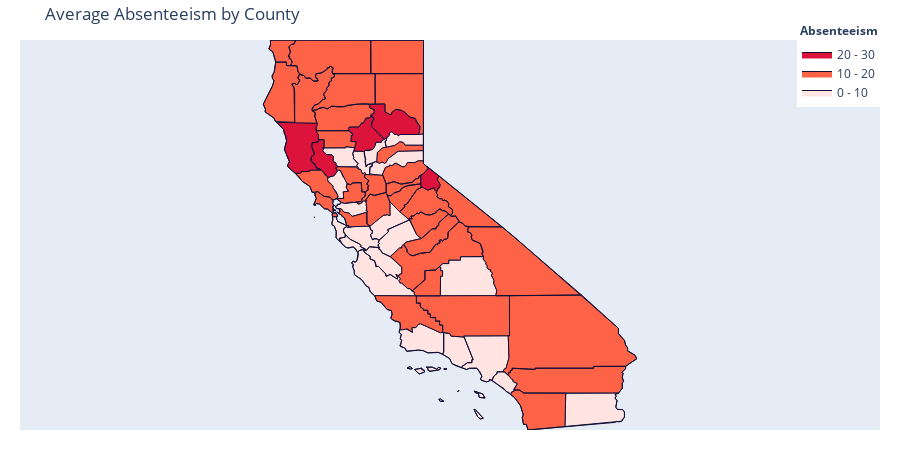

Notebook source saved alongside this figure:
### Code cell
import numpy as np
import pandas as pd
import plotly
import plotly.figure_factory as ff
from plotly.offline import *
from colour import Color
# To initiate ploty to run offline
init_notebook_mode(connected=True)

counties = countydf['code'].tolist()
score = countydf['Absent'].tolist()

heatmap_color = [
    'snow',
    'mistyrose',
    'tomato',    
    'crimson',   
    'darkred'
]


endpts = list(range(0,40,10))


fig = ff.create_choropleth(
      fips = counties, values = score, colorscale = heatmap_color,
      show_state_data = True, scope = ['CA'],
      binning_endpoints=endpts,
      show_hover=True,
      county_outline={'color': 'rgb(15,15,55)', 'width': 1},
      state_outline={'color': 'rgb(15,15,55)', 'width': 1},
      legend_title='Absenteeism', title='Average Absenteeism by County'
   )


iplot(fig)
# plotly.offline.plot(fig, filename='cali_absent.html')

### Figure 1 — Plotly figure (JSON) as saved in the notebook; plotly's stock layout.template omitted (floating-point values rounded to 4 significant figures; data arrays with more than 128 entries replaced by an {"elided": "..."} marker saying what was removed)
{"data": [{"fill": "toself", "fillcolor": "snow", "hoverinfo": "none", "line": {"color": "rgb(15,15,55)", "width": 1}, "mode": "lines", "name": "< 0", "type": "scatter", "x": [], "y": []}, {"fill": "toself", "fillcolor": "mistyrose", "hoverinfo": "none", "line": {"color": "rgb(15,15,55)", "width": 1}, "mode": "lines", "name": "0 - 10", "type": "scatter", "x": {"elided": "513 float values"}, "y": {"elided": "513 float values"}}, {"fill": "toself", "fillcolor": "tomato", "hoverinfo": "none", "line": {"color": "rgb(15,15,55)", "width": 1}, "mode": "lines", "name": "10 - 20", "type": "scatter", "x": {"elided": "868 float values"}, "y": {"elided": "868 float values"}}, {"fill": "toself", "fillcolor": "crimson", "hoverinfo": "none", "line": {"color": "rgb(15,15,55)", "width": 1}, "mode": "lines", "name": "20 - 30", "type": "scatter", "x": {"elided": "143 float values"}, "y": {"elided": "143 float values"}}, {"fill": "toself", "fillcolor": "darkred", "hoverinfo": "none", "line": {"color": "rgb(15,15,55)", "width": 1}, "mode": "lines", "name": "> 30", "type": "scatter", "x": [], "y": []}, {"hoverinfo": "text", "legendgroup": "centroids", "marker": {"color": "white", "opacity": 0}, "mode": "markers", "name": "US Counties", "selected": {"marker": {"color": "white", "opacity": 1, "size": 3}}, "showlegend": false, "text": ["County: Ventura<br>State: California<br>FIPS: 06111<br>Value: 7.594736821052632", "County: Ventura<br>State: California<br>FIPS: 06111<br>Value: 7.594736821052632", "County: Ventura<br>State: California<br>FIPS: 06111<br>Value: 7.594736821052632", "County: Santa Barbara<br>State: California<br>FIPS: 06083<br>Value: 8.875000015000001", "County: Santa Barbara<br>State: California<br>FIPS: 06083<br>Value: 8.875000015000001", "County: Santa Barbara<br>State: California<br>FIPS: 06083<br>Value: 8.875000015000001", "County: Santa Barbara<br>State: California<br>FIPS: 06083<br>Value: 8.875000015000001", "County: Santa Barbara<br>State: California<br>FIPS: 06083<br>Value: 8.875000015000001", "County: San Francisco<br>State: California<br>FIPS: 06075<br>Value: 18.799999", "County: San Francisco<br>State: California<br>FIPS: 06075<br>Value: 18.799999", "County: San Francisco<br>State: California<br>FIPS: 06075<br>Value: 18.799999", "County: San Francisco<br>State: California<br>FIPS: 06075<br>Value: 18.799999", "County: San Francisco<br>State: California<br>FIPS: 06075<br>Value: 18.799999", "County: Marin<br>State: California<br>FIPS: 06041<br>Value: 11.758823629411763", "County: Marin<br>State: California<br>FIPS: 06041<br>Value: 11.758823629411763", "County: Los Angeles<br>State: California<br>FIPS: 06037<br>Value: 9.68125000125", "County: Los Angeles<br>State: California<br>FIPS: 06037<br>Value: 9.68125000125", "County: Los Angeles<br>State: California<br>FIPS: 06037<br>Value: 9.68125000125", "County: Del Norte<br>State: California<br>FIPS: 06015<br>Value: 18.9", "County: Del Norte<br>State: California<br>FIPS: 06015<br>Value: 18.9", "County: Alameda<br>State: California<br>FIPS: 06001<br>Value: 13.350000077777777", "County: Alpine<br>State: California<br>FIPS: 06003<br>Value: 20.700001", "County: Amador<br>State: California<br>FIPS: 06005<br>Value: 14.6", "County: Butte<br>State: California<br>FIPS: 06007<br>Value: 22.871428721428572", "County: Calaveras<br>State: California<br>FIPS: 06009<br>Value: 15.4250005", "County: Colusa<br>State: California<br>FIPS: 06011<br>Value: 9.150000075000001", "County: Contra Costa<br>State: California<br>FIPS: 06013<br>Value: 9.405882264705882", "County: El Dorado<br>State: California<br>FIPS: 06017<br>Value: 11.579999966666666", "County: Fresno<br>State: California<br>FIPS: 06019<br>Value: 11.131250034375", "County: Glenn<br>State: California<br>FIPS: 06021<br>Value: 13.187500012500001", "County: Humboldt<br>State: California<br>FIPS: 06023<br>Value: 15.553333233333332", "County: Imperial<br>State: California<br>FIPS: 06025<br>Value: 8.581250006249999", "County: Inyo<br>State: California<br>FIPS: 06027<br>Value: 17.983333299999998", "County: Kern<br>State: California<br>FIPS: 06029<br>Value: 11.638297772340426", "County: Kings<br>State: California<br>FIPS: 06031<br>Value: 10.223076946153846", "County: Lake<br>State: California<br>FIPS: 06033<br>Value: 20.200000333333332", "County: Lassen<br>State: California<br>FIPS: 06035<br>Value: 14.769999969999997", "County: Madera<br>State: California<br>FIPS: 06039<br>Value: 10.600000033333332", "County: Mariposa<br>State: California<br>FIPS: 06043<br>Value: 17.6", "County: Mendocino<br>State: California<br>FIPS: 06045<br>Value: 23.116666750000004", "County: Merced<br>State: California<br>FIPS: 06047<br>Value: 9.38", "County: Modoc<br>State: California<br>FIPS: 06049<br>Value: 16.433333366666666", "County: Mono<br>State: California<br>FIPS: 06051<br>Value: 10.2", "County: Monterey<br>State: California<br>FIPS: 06053<br>Value: 9.508333295833333", "County: Napa<br>State: California<br>FIPS: 06055<br>Value: 9.84000012", "County: Nevada<br>State: California<br>FIPS: 06057<br>Value: 15.644444277777776", "County: Orange<br>State: California<br>FIPS: 06059<br>Value: 7.54074072962963", "County: Placer<br>State: California<br>FIPS: 06061<br>Value: 7.70625006875", "County: Plumas<br>State: California<br>FIPS: 06063<br>Value: 22.4", "County: Riverside<br>State: California<br>FIPS: 06065<br>Value: 13.595652199999998", "County: Sacramento<br>State: California<br>FIPS: 06067<br>Value: 14.276923015384616", "County: San Benito<br>State: California<br>FIPS: 06069<br>Value: 7.8888890555555555", "County: San Bernardino<br>State: California<br>FIPS: 06071<br>Value: 14.00303031818182", "County: San Diego<br>State: California<br>FIPS: 06073<br>Value: 11.72619046904762", "County: San Joaquin<br>State: California<br>FIPS: 06077<br>Value: 11.471428521428573", "County: San Luis Obispo<br>State: California<br>FIPS: 06079<br>Value: 11.26", "County: San Mateo<br>State: California<br>FIPS: 06081<br>Value: 9.326086917391304", "County: Santa Clara<br>State: California<br>FIPS: 06085<br>Value: 7.267741963870968", "County: Santa Cruz<br>State: California<br>FIPS: 06087<br>Value: 9.818181736363636", "County: Shasta<br>State: California<br>FIPS: 06089<br>Value: 12.875999923999998", "County: Sierra<br>State: California<br>FIPS: 06091<br>Value: 3.4000001", "County: Siskiyou<br>State: California<br>FIPS: 06093<br>Value: 19.574999979166666", "County: Solano<br>State: California<br>FIPS: 06095<br>Value: 12.183333583333335", "County: Sonoma<br>State: California<br>FIPS: 06097<br>Value: 14.9974999975", "County: Stanislaus<br>State: California<br>FIPS: 06099<br>Value: 8.383333413333334", "County: Sutter<br>State: California<br>FIPS: 06101<br>Value: 9.849999891666668", "County: Tehama<br>State: California<br>FIPS: 06103<br>Value: 10.92857147142857", "County: Trinity<br>State: California<br>FIPS: 06105<br>Value: 14.255555888888889", "County: Tulare<br>State: California<br>FIPS: 06107<br>Value: 8.73095239047619", "County: Tuolumne<br>State: California<br>FIPS: 06109<br>Value: 14.172727163636363", "County: Yolo<br>State: California<br>FIPS: 06113<br>Value: 11.68000002", "County: Yuba<br>State: California<br>FIPS: 06115<br>Value: 8.02000004"], "type": "scatter", "unselected": {"marker": {"opacity": 0}}, "x": [[-119.4], [-119.1], [-119.5], [-119.0], [-119.7], [-120.1], [-120.4], [-120.0], [-123.0], [-122.3], [-122.4], [-122.4], [-122.4], [-122.4], [-122.7], [-118.4], [-118.5], [-118.2], [-124.2], [-123.9], -121.9, -119.8, -120.7, -121.6, -120.6, -122.2, -121.9, -120.5, -119.6, -122.4, -123.9, -115.4, -117.4, -118.7, -119.8, -122.8, -120.6, -119.8, -119.9, -123.4, -120.7, -120.7, -118.9, -121.2, -122.3, -120.8, -117.8, -120.7, -120.8, -116.0, -121.3, -121.1, -116.2, -116.7, -121.3, -120.4, -122.3, -121.7, -122.0, -122.0, -120.5, -122.5, -121.9, -122.9, -121.0, -121.7, -122.2, -123.1, -118.8, -120.0, -121.9, -121.4], "y": [[34.01], [34.47], [33.25], [33.48], [34.01], [33.97], [34.04], [34.72], [37.7], [37.78], [37.82], [37.86], [37.76], [37.86], [38.07], [33.38], [32.9], [34.36], [41.95], [41.74], 37.65, 38.6, 38.45, 39.67, 38.2, 39.18, 37.92, 38.78, 36.76, 39.6, 40.7, 33.04, 36.51, 35.34, 36.08, 39.1, 40.67, 37.22, 37.58, 39.44, 37.19, 41.59, 37.94, 36.22, 38.51, 39.3, 33.7, 39.06, 40.0, 33.74, 38.45, 36.61, 34.84, 33.03, 37.93, 35.39, 37.42, 37.23, 37.06, 40.76, 39.58, 41.59, 38.27, 38.53, 37.56, 39.03, 40.13, 40.65, 36.22, 38.03, 38.69, 39.27]}, {"hoverinfo": "text", "legendgroup": "States", "line": {"color": "rgb(15,15,55)", "width": 1}, "mode": "lines", "showlegend": false, "type": "scatter", "x": {"elided": "263 float values"}, "y": {"elided": "263 float values"}}], "layout": {"annotations": [{"showarrow": false, "text": "<b>Absenteeism</b>", "x": 1, "xanchor": "right", "xref": "paper", "y": 1.05, "yref": "paper"}], "dragmode": "select", "height": 450, "hovermode": "closest", "legend": {"traceorder": "reversed", "x": 1, "xanchor": "right", "y": 1, "yanchor": "top"}, "margin": {"b": 20, "l": 20, "r": 20, "t": 40}, "title": {"text": "Average Absenteeism by County"}, "width": 900, "xaxis": {"autorange": false, "fixedrange": true, "range": [-131.1, -107.4], "showgrid": false, "showticklabels": false, "zeroline": false}, "yaxis": {"autorange": false, "fixedrange": true, "range": [32.53, 42.0], "showgrid": false, "showticklabels": false, "zeroline": false}}}
